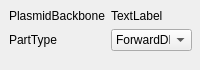
<?xml version="1.0" encoding="UTF-8"?>
<ui version="4.0">
 <class>BiobrickDataSet</class>
 <widget class="QWidget" name="BiobrickDataSet">
  <property name="geometry">
   <rect>
    <x>0</x>
    <y>0</y>
    <width>200</width>
    <height>70</height>
   </rect>
  </property>
  <property name="windowTitle">
   <string>Form</string>
  </property>
  <widget class="QFrame" name="m_backbSet">
   <property name="geometry">
    <rect>
     <x>0</x>
     <y>0</y>
     <width>201</width>
     <height>71</height>
    </rect>
   </property>
   <layout class="QFormLayout" name="formLayout_2">
    <property name="fieldGrowthPolicy">
     <enum>QFormLayout::AllNonFixedFieldsGrow</enum>
    </property>
    <item row="0" column="0">
     <widget class="QLabel" name="label_5">
      <property name="text">
       <string>PlasmidBackbone</string>
      </property>
     </widget>
    </item>
    <item row="0" column="1">
     <widget class="QLabel" name="tx_bbId">
      <property name="text">
       <string>TextLabel</string>
      </property>
     </widget>
    </item>
    <item row="1" column="0">
     <widget class="QLabel" name="label_7">
      <property name="text">
       <string>PartType</string>
      </property>
     </widget>
    </item>
    <item row="1" column="1">
     <widget class="QComboBox" name="comb_partType">
      <item>
       <property name="text">
        <string>ForwardDNA</string>
       </property>
      </item>
      <item>
       <property name="text">
        <string>ReverseDNA</string>
       </property>
      </item>
     </widget>
    </item>
   </layout>
  </widget>
 </widget>
 <resources/>
 <connections/>
</ui>
